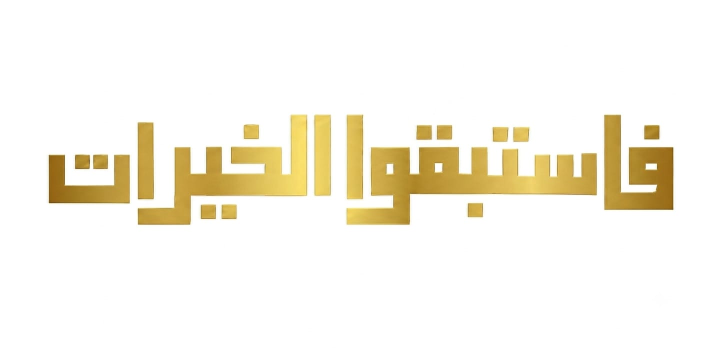
#> input picture reference/calligraphy-approved-20260923.jpeg, 1440 x 720 px (shown at 1/2 size)
$ python build.py
#> lines starting #> are read from the running program, lines starting #| are printed output that depends on the picture; after the words box and inside, x2 and y2 are one past the last pixel; in counts of white or black regions, pixels touching at a corner belong together
### tools/source_assets.py
"""Deterministic sprite slicing of the two user-approved source images."""
from pathlib import Path
from functools import cache
from PIL import Image, ImageDraw
ROOT=Path(__file__).resolve().parents[1]
SRC=ROOT/'reference/approved-design.png'
SHEET=ROOT/'reference/digits-approved.jpg'
CALLIGRAPHY=ROOT/'reference/calligraphy-approved-20260923.jpeg'
CALLIGRAPHY_REGION=(48,89,303,145)
# Aksen merah: busur tipis di kiri-kanan. Dua panah atas-bawah dihapus atas
# instruksi susulan pengguna.
RED=(226,62,48)
RED_GEOMETRY={'ring_radius':168,'ring_width':2,'ring_span_deg':80,'ring_solid_deg':60}

@cache
def calligraphy():
    # Extract supplied gold artwork from its white matte, without redrawing glyphs.
    im=Image.open(CALLIGRAPHY).convert('RGB')
#> im is the input picture: PIL image 1440x720 RGB; mean R, G, B 248.4, 244.6, 233.6
    pixels=[]
    for r,g,b in im.getdata():
        chroma=max(r,g,b)-min(r,g,b)
        alpha=max(0,min(255,round((chroma-10)*255/35)))
        if alpha:
            rgb=tuple(max(0,min(255,round((v-255*(1-alpha/255))/(alpha/255)))) for v in (r,g,b))
            pixels.append((*rgb,alpha))
        else:
            pixels.append((0,0,0,0))
#> after the loop, pixels = 1036800 items
    cut=Image.new('RGBA',im.size)
#> cut: PIL image 1440x720 RGBA; every value is 0
    cut.putdata(pixels)
    cut=cut.crop(cut.getbbox())
#> cut: PIL image 1255x226 RGBA
    width=250
    return cut.resize((width,round(cut.height*width/cut.width)),Image.Resampling.LANCZOS)

def calligraphy_panel():
    x0,y0,x1,y1=CALLIGRAPHY_REGION
    panel=Image.new('RGBA',(x1-x0,y1-y0),(0,0,0,255))
    art=calligraphy()
    assert art.width<=panel.width and art.height<=panel.height
    panel.alpha_composite(art,(180-x0-art.width//2,(panel.height-art.height)//2))
    return panel

def extract(im, box):
    crop=im.crop(tuple(round(v) for v in box)).convert('RGBA')
    pixels=[]
    for r,g,b,a in crop.getdata():
        alpha=max(0,min(255,(max(r,g,b)-22)*255//35))
        pixels.append((r,g,b,alpha) if alpha else (0,0,0,0))
    crop.putdata(pixels)
    return crop.crop(crop.getbbox())

def approved_crop(box, size=None):
    im=extract(Image.open(SRC),box)
    if size: im=im.resize(size,Image.Resampling.LANCZOS)
    return im

@cache
def digits():
    im=Image.open(SHEET)
    boxes=[(100,190,398,545),(414,190,578,545),(609,190,880,545),(905,190,1184,545),
           (849,697,1164,1075),(148,697,445,1075),(486,697,787,1075),(1165,697,1453,1075),
           (576,1138,850,1500),(891,1138,1168,1500)]
    return [extract(im,tuple(v*im.width/1600 for v in box)) for box in boxes]

def time_cell(digit):
    raw=digits()[digit]
    # User requested consistent proportions. Preserve the slim silhouette of 1.
    raw=raw.resize((38 if digit==1 else 66,81),Image.Resampling.LANCZOS)
    result=Image.new('RGBA',(raw.width+2,81))
    result.alpha_composite(raw,(1,0))
    return result

def small_digit(digit):
    # Preserve supplied small-number artwork where the reference contains it.
    boxes={2:(628,987,665,1030),3:(284,985,318,1033),6:(913,987,950,1030),
           7:(355,985,389,1033),8:(246,987,281,1030)}
    raw=approved_crop(boxes[digit]) if digit in boxes else digits()[digit]
    raw=raw.resize((6 if digit==1 else 10,12),Image.Resampling.LANCZOS)
    im=Image.new('RGBA',(11,13))
    im.alpha_composite(raw,((11-raw.width)//2,0))
    return im


def date_digit(digit):
    # Larger day-of-month cell so the date reads clearly beside month and weekday.
    boxes={2:(628,987,665,1030),3:(284,985,318,1033),6:(913,987,950,1030),
           7:(355,985,389,1033),8:(246,987,281,1030)}
    raw=approved_crop(boxes[digit]) if digit in boxes else digits()[digit]
    raw=raw.resize((7 if digit==1 else 12,15),Image.Resampling.LANCZOS)
    im=Image.new('RGBA',(14,15))
    im.alpha_composite(raw,((14-raw.width)//2,0))
    return im


@cache
def red_accents():
    """Red side arcs baked into the background.

    Rendered at 4x and downsampled so the thin accents stay smooth. Kept as
    static background artwork: no extra runtime image or widget is added.
    """
    scale=4
    size=360
    im=Image.new('RGBA',(size*scale,size*scale))
    draw=ImageDraw.Draw(im)
    cx=cy=(size-1)/2*scale
    radius=RED_GEOMETRY['ring_radius']*scale
    width=RED_GEOMETRY['ring_width']*scale
    box=(cx-radius-width/2,cy-radius-width/2,cx+radius+width/2,cy+radius+width/2)
    limit=RED_GEOMETRY['ring_span_deg']/2
    solid=RED_GEOMETRY['ring_solid_deg']/2
    for base in (0,180):
        start=base-limit
        while start<base+limit:
            end=min(start+3,base+limit)
            angle=abs((start+end)/2-base)
            fade=1 if angle<=solid else max(0,(limit-angle)/(limit-solid))
            if fade>0:
                draw.arc(box,start,end,fill=(*RED,round(255*fade)),width=width)
            start=end
    return im.resize((size,size),Image.Resampling.LANCZOS)


def background():
    im=Image.open(SRC).convert('RGBA')
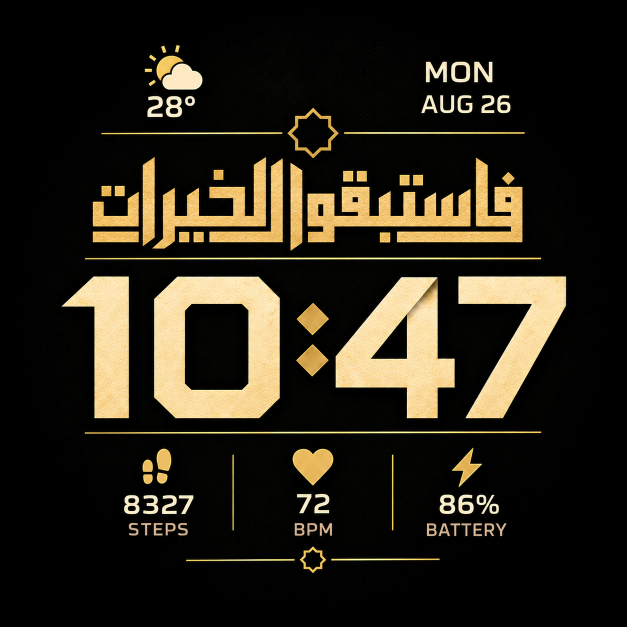
#> input picture reference/approved-design.png, 1254 x 1254 px (shown at 1/2 size)
#> im: PIL image 1254x1254 RGBA
    # Only the variable regions are cleared; all static artwork stays source-identical.
    regions=[(118,542,1140,848),(255,190,445,255),(839,117,996,171),
             (838,185,1028,233),(238,983,398,1033),(584,983,668,1033),(869,983,1007,1033),
             (285,84,412,185)]
    tile=im.crop((450,25,790,155))
    for x0,y0,x1,y1 in regions:
        for y in range(y0,y1):
            for x in range(x0,x1):
                im.putpixel((x,y),tile.getpixel(((x-x0)%tile.width,(y-y0)%tile.height)))
    out=im.resize((360,360),Image.Resampling.LANCZOS)
    # Physical screen mask only; no redesign of the source background.
    mask=Image.new('L',(360,360))
#> mask: PIL image 360x360 L; every value is 0
    ImageDraw.Draw(mask).ellipse((0,0,359,359),fill=255)
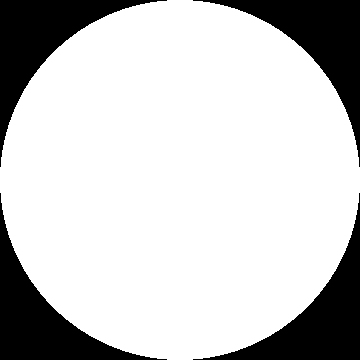
#> mask: PIL image 360x360 L; 78.5% white; 4 black regions, box (x1, y1, x2, y2) and area: (0, 0, 167, 167) 6967, (193, 0, 360, 167) 6967, (0, 193, 167, 360) 6967, (193, 193, 360, 360) 6967
    base=Image.new('RGBA',(360,360),(0,0,0,255))
    base.paste(out,(0,0),mask)
    # Bake into the existing background: no extra runtime image/widget or redraw.
    base.paste(calligraphy_panel(),CALLIGRAPHY_REGION[:2])
    # Move the original battery and BPM icons/labels with their data columns.
    bpm_panel=base.crop((145,254,215,312))
    battery_panel=base.crop((235,254,305,312))
    base.paste(battery_panel,(145,254))
    base.paste(bpm_panel,(235,254))
    base.alpha_composite(red_accents())
    return base

### tools/build.py
"""Build the Fastabiqulkhairat T-Rex Pro dial and verify the packed output."""
import copy
import hashlib
import json
import math
from pathlib import Path
import subprocess
import sys

from PIL import Image, ImageDraw, ImageFont, ImageEnhance, ImageChops
import source_assets
from trexpro_wf import (unpack, decode_image, ids_to_names, names_to_ids,
                       shift_image_ids, validate_trexpro_container, validate_image_references)

ROOT = Path(__file__).resolve().parents[1]
BUILD = ROOT / 'build'
OUT = ROOT / 'out'
FONT = ROOT / 'assets/fonts'
GOLD = (210, 170, 91)
CREAM = (249, 225, 175)
ARABIC = 'فاستبقوا الخيرات'
SIZE = 360
TIME = {'center_x': 180, 'y': 159, 'digit_width': 68, 'height': 81,
        'colon_width': 22, 'leading_zero': False, 'alignment': 'Center', 'digit_one_width':40, 'field_width':294}


def font(name, size, weight=None):
    f = ImageFont.truetype(str(FONT / name), size)
    if weight is not None:
        f.set_variation_by_axes([weight])
    return f


def glyph(text, name, size, color=CREAM, weight=None, rtl=False):
    f = font(name, size * 4, weight)
    args = {'direction': 'rtl', 'language': 'ar'} if rtl else {}
    box = f.getbbox(text, **args)
    im = Image.new('RGBA', (box[2] - box[0] + 8, box[3] - box[1] + 8))
    ImageDraw.Draw(im).text((4-box[0], 4-box[1]), text, font=f, fill=color, **args)
    im = im.crop(im.getbbox())
    return im.resize((max(1, round(im.width/4)), max(1, round(im.height/4))), Image.Resampling.LANCZOS)


def cell(text, width, height, size=21, name='Rajdhani-SemiBold.ttf', color=CREAM, weight=None):
    im = glyph(text, name, size, color, weight)
    if im.width > width-2 or im.height > height:
        scale = min((width-2)/im.width, height/im.height)
        im = im.resize((max(1, int(im.width*scale)), max(1, int(im.height*scale))), Image.Resampling.LANCZOS)
    out = Image.new('RGBA', (width, height))
    out.alpha_composite(im, ((width-im.width)//2, (height-im.height)//2))
    return out


def centered(canvas, im, x, y):
    canvas.alpha_composite(im, (round(x-im.width/2), y))


# [53 lines left out: functions star, icon, not called in this run]


def background():
    source_assets.calligraphy().save(OUT/'calligraphy.png')
    return source_assets.background()


def localized(index, count=1):
    return {'Language': 2, 'ImageRange': {'ImageIndex': index, 'ImagesCount': count}}


# [72 lines left out: functions number, compile_time_field, time_group_layout, verify_red_accents, not called in this run]


def generate():
    images = []
    def add(im):
        images.append(im)
        return len(images)-1
    bg = add(background())
#> bg = 0
    big = len(images)
#> big = 1
    for ch in range(10):
        add(source_assets.time_cell(ch))
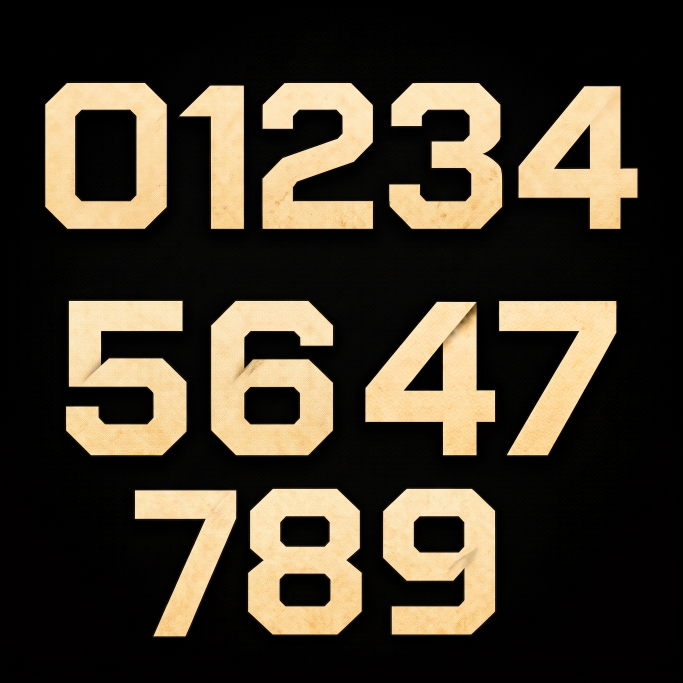
#> input picture reference/digits-approved.jpg, 2048 x 2048 px (shown at 1/3 size)
#> in digits, im is the input picture: PIL image 2048x2048 RGB; mean R, G, B 66.7, 58.3, 44.5
#> the loop in extract, `for r,g,b,a in crop.getdata():` made 173355 passes
#> b on passes 1 to 3: 0, 0, 0
#> after the loop in extract, `for r,g,b,a in crop.getdata():`: pixels = 173355 items
#> call 2 of extract, with box = (529.9, 243.2, 739.8, 697.6)
#> in extract (call 2), `crop=im.crop(tuple(round(v) for v in box)).convert('RGBA')`:
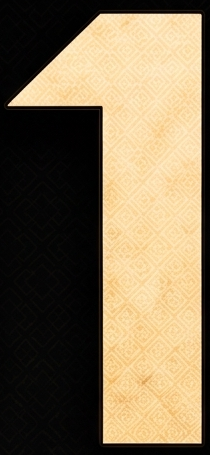
#> crop: PIL image 210x455 RGBA; mean R, G, B, A 125.8, 109.7, 82.8, 255
#> the loop in extract (call 2), `for r,g,b,a in crop.getdata():` made 95550 passes
#> (r, g, b) on passes 1 to 3: (5, 5, 5), (3, 3, 3), (2, 2, 2)
#> after the loop in extract (call 2), `for r,g,b,a in crop.getdata():`: pixels = 95550 items
#> call 4 of extract, with box = (1158.4, 243.2, 1515.5, 697.6)
#> in extract (call 4), `crop=im.crop(tuple(round(v) for v in box)).convert('RGBA')`:
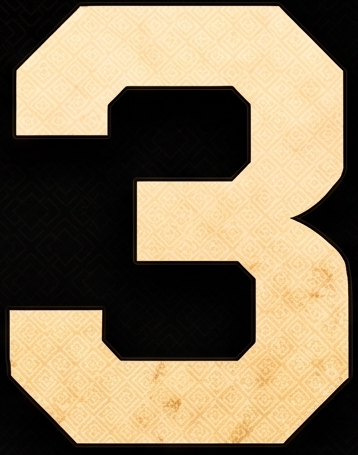
#> crop: PIL image 358x455 RGBA; mean R, G, B, A 138, 121, 92.5, 255
#> the loop in extract (call 4), `for r,g,b,a in crop.getdata():` made 162890 passes
#> (r, g, b) on passes 1 to 3: (2, 2, 2), (2, 2, 2), (1, 0, 0)
#> after the loop in extract (call 4), `for r,g,b,a in crop.getdata():`: pixels = 162890 items
#> in extract (call 4), `return crop.crop(crop.getbbox())`:
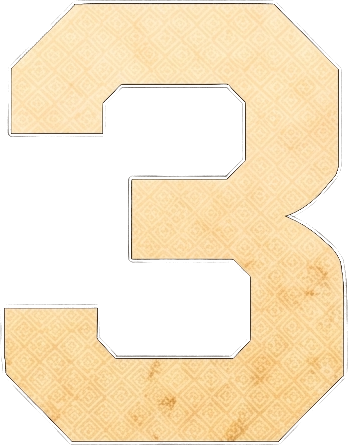
#> returned value: PIL image 348x445 RGBA; mean R, G, B, A 143.2, 125.8, 96.1, 148.4; transparent parts drawn white
#> in extract (call 5), `crop=im.crop(tuple(round(v) for v in box)).convert('RGBA')`:
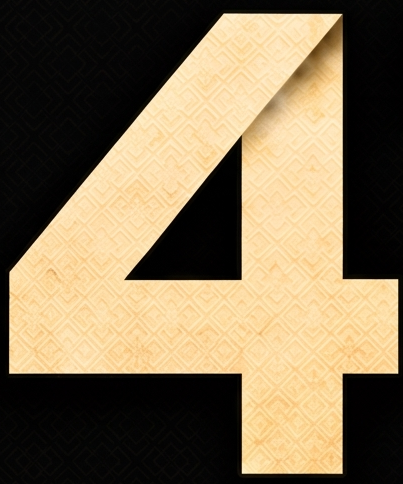
#> crop: PIL image 403x484 RGBA; mean R, G, B, A 129, 112.5, 84.7, 255
#> the loop in extract (call 5), `for r,g,b,a in crop.getdata():` made 195052 passes
#> (r, g, b) on passes 1 to 3: (5, 5, 5), (5, 5, 5), (4, 4, 4)
#> after the loop in extract (call 5), `for r,g,b,a in crop.getdata():`: pixels = 195052 items
#> (the rest of the program and of its run is left out)
